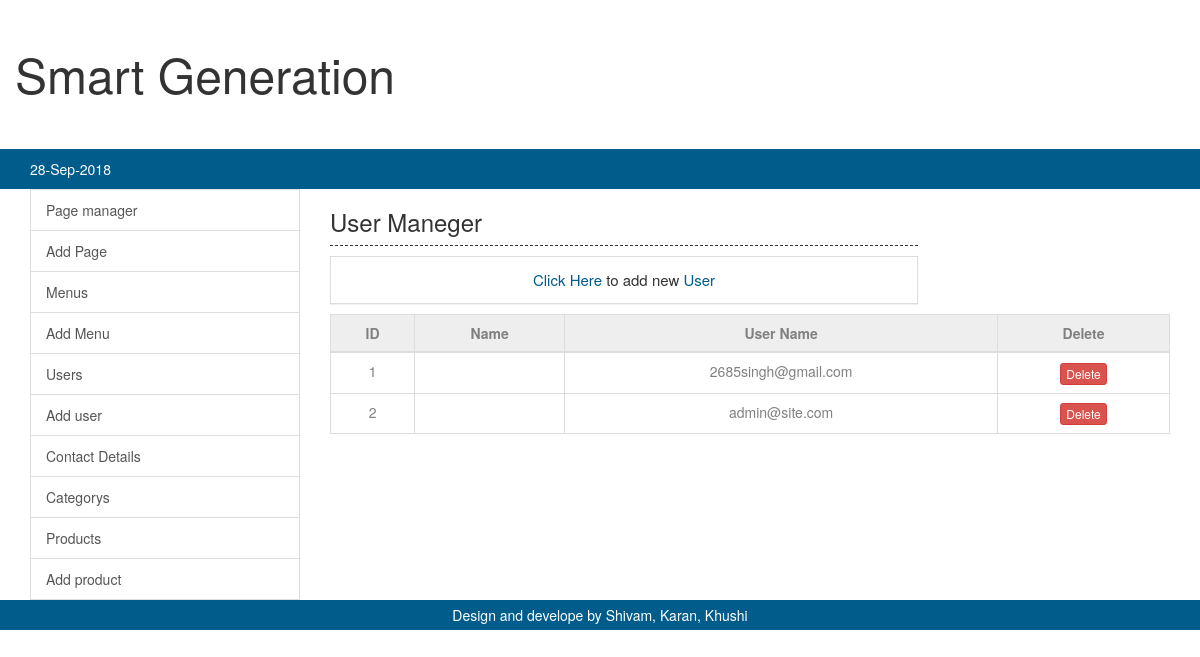
/admin/view.php?content=users, run on the app's committed database.
### tables this page shows
CREATE TABLE `users` (
  `id` int(11) NOT NULL,
  `name` varchar(255) NOT NULL,
  `lname` varchar(255) NOT NULL,
  `email` varchar(255) NOT NULL,
  `password` varchar(255) NOT NULL,
  `role` varchar(255) NOT NULL,
  `phone` varchar(255) NOT NULL
);

### admin/users/view.php (the view, shortened to what this page needs)
<?php
require 'conection/conection.php';
	$query = $ser->prepare("SELECT * FROM users");
	$query->execute();
?>
<div>
	<div class="head">
		<div class="heading">
			<h3>User Maneger</h3>
		</div>
		<div class="panel panel-default">
			<div class="panel-body">
				<h5 class="links">
					<a href="">Click Here</a> to add new <a href="">User</a>
				</h5>
			</div>
		</div>
	</div>
	<table class="table table-bordered">
		<thead>
			<tr>
				<th>ID</th>
				<th>Name</th>
				<th>User Name</th>
				<th>Delete</th>
			</tr>
		</thead>
		<tbody>
			<?php while($result=$query->fetch()):?>
			<tr>
				<td>
					<?php echo $result['id']; ?>
				</td>
				<td>
				</td>
				<td>
					<?php echo $result['email']; ?>
				</td>
				<td>
					<a href="?content=users&action=delete&id=<?php echo $result['id']; ?>" class="btn btn-danger btn-xs" onclick="return confirm('Are you shure you want to delete this user!!');">Delete</a>
				</td>
			</tr>
			<?php endwhile;?>
		</tbody>
	</table>
</div>

### css/sb-admin-2.css (style rules this page uses)
body { background-color: #f8f8f8; }

### css/admin.css (style rules this page uses)
body { background-color: #fff; }
.panel-default { border-radius: 0; margin: 10px 0; }
.head { width:70%; }
.heading { color:#333; border-bottom: 1px dashed #333; margin: 5px 0; }
.table > thead > tr > th { text-align: center; background-color: #eee; color: gray; }
.table > tbody > tr > td { text-align: center; color: gray; }
.links { text-align: center; margin: 0; font-size: 15px; }
.links a { text-decoration: none; color:#005C8B; }

### data on the page
users: id "1", email "2685singh@gmail.com"
users: id "2", email "admin@site.com"
